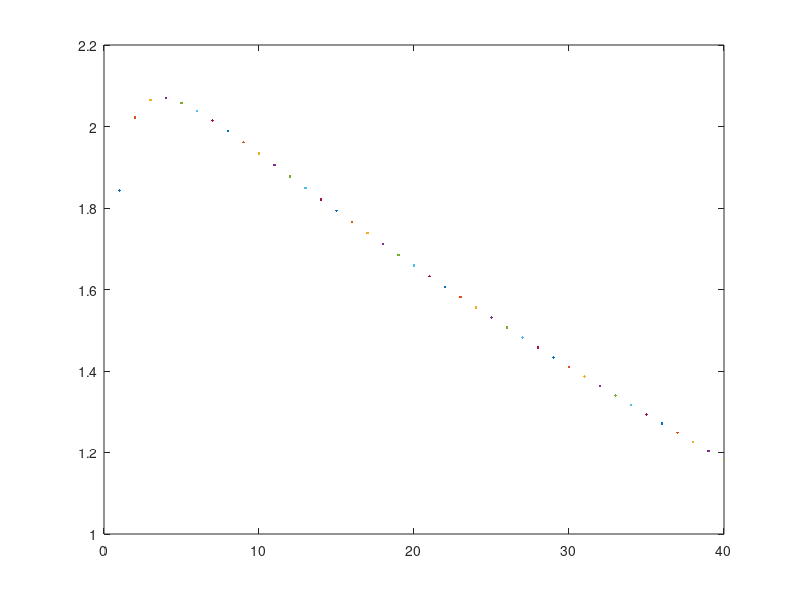
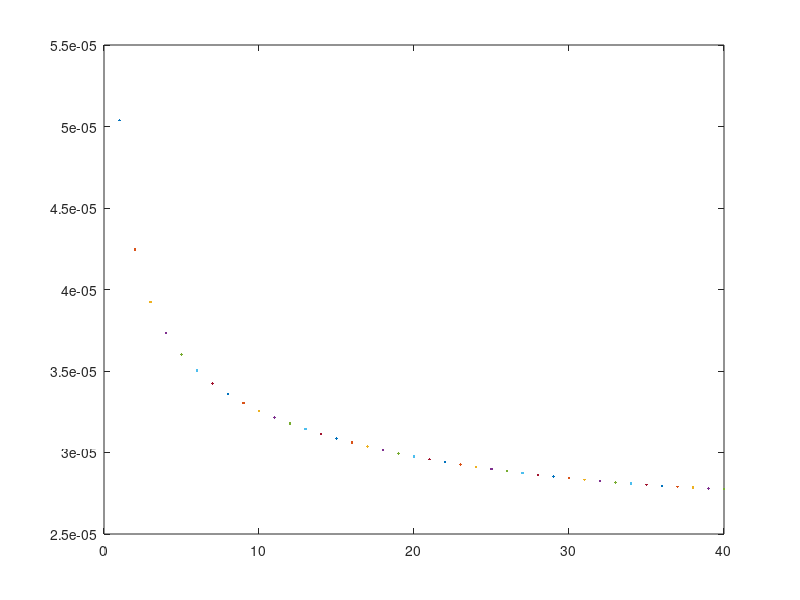

The MATLAB source for these figures, in order:

clear all
Mo=2.0;
R=287;
%from
h=37e3;
%we get
to=216.667; %k
po=21.73; %kPa
Qr=42800000; %j/kg
cpc=1004;
cph=1156 ;
cpAB=1423; %j/kgK
gamma=1.4;
gamma2=1.33;
gamma3=1.3;
tauL=7;
ao=sqrt(gamma*R*to);
vo=Mo*ao;
piD=1;
ec=1;
piB= 1;
ettaB=1;
et=1;
ettaM=1;
piN=1;
p9=po;

pto= po*((1+((gamma-1)*((Mo^2)/2)))^(gamma/(gamma-1)));
pt2=pto*piD;
tto=to*(1+(gamma-1)*(Mo^2)/2);
tt2=tto;
tauR=(tto/to)


for piC= 1:1:40

pt2=piD*pto
pt3=pt2*piC;
tauC=piC^((gamma-1)/(gamma*ec));    
tt3=tt2*tauC;
tt4=(cpc*to*tauL)/cph;
pt4=pt3*piB;


f=(tauL-tauC*tauR)/((Qr*ettaB/(cpc*to))-tauL)

tt5=tt4-(cpc*(tt3-tt2)/(cph*ettaM*(1+f)));
tauT=(tt5/tt4);
piT=(tauT)^(gamma2/(gamma2-1)*et);
pt5=pt4*piT
pt7=pt5
pt9=pt7*piN
tt7=tt5
tt9=tt7
M9=sqrt((2/(gamma2-1))*(((pt9/p9)^((gamma2-1)/gamma2)-1)))
t9=tt9/(1+(gamma2-1)*M9^2/2)
a9=sqrt(gamma2*t9*R)
v9=M9*a9
NDST=(1+f)*v9/ao-Mo


plot(piC,NDST,'.')
hold on


end


figure 
for piC= 1:1:40

pt2=piD*pto
pt3=pt2*piC;
tauC=piC^((gamma-1)/(gamma*ec));    
tt3=tt2*tauC;
tt4=(cpc*to*tauL)/cph;
pt4=pt3*piB;


f=(tauL-tauC*tauR)/((Qr*ettaB/(cpc*to))-tauL)

tt5=tt4-(cpc*(tt3-tt2)/(cph*ettaM*(1+f)));
tauT=(tt5/tt4);
piT=(tauT)^(gamma2/(gamma2-1)*et);
pt5=pt4*piT
pt7=pt5
pt9=pt7*piN
tt7=tt5
tt9=tt7
M9=sqrt((2/(gamma2-1))*(((pt9/p9)^((gamma2-1)/gamma2)-1)))
t9=tt9/(1+(gamma2-1)*M9^2/2)
a9=sqrt(gamma2*t9*R)
v9=M9*a9
NDST=(1+f)*v9/ao-Mo

TSFC=f/(NDST*ao)
plot(piC,TSFC,'.')
hold on


end

